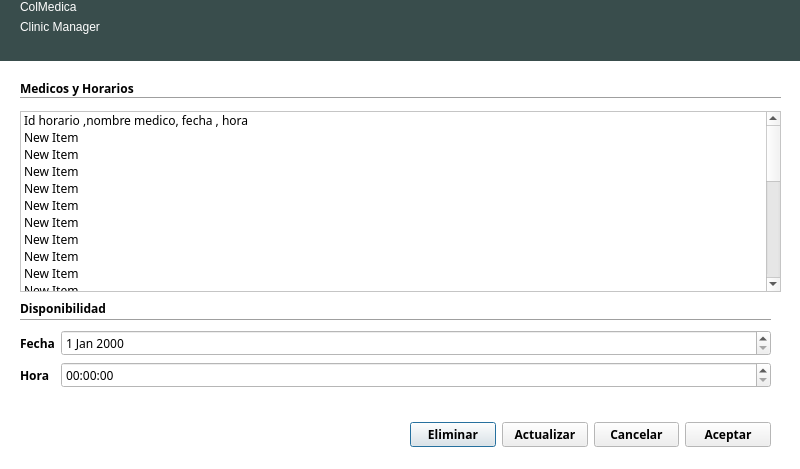
<?xml version="1.0" encoding="UTF-8"?>
<ui version="4.0">
 <class>Dialog</class>
 <widget class="QDialog" name="Dialog">
  <property name="geometry">
   <rect>
    <x>0</x>
    <y>0</y>
    <width>800</width>
    <height>469</height>
   </rect>
  </property>
  <property name="palette">
   <palette>
    <active>
     <colorrole role="Base">
      <brush brushstyle="SolidPattern">
       <color alpha="255">
        <red>255</red>
        <green>255</green>
        <blue>255</blue>
       </color>
      </brush>
     </colorrole>
     <colorrole role="Window">
      <brush brushstyle="SolidPattern">
       <color alpha="255">
        <red>255</red>
        <green>255</green>
        <blue>255</blue>
       </color>
      </brush>
     </colorrole>
    </active>
    <inactive>
     <colorrole role="Base">
      <brush brushstyle="SolidPattern">
       <color alpha="255">
        <red>255</red>
        <green>255</green>
        <blue>255</blue>
       </color>
      </brush>
     </colorrole>
     <colorrole role="Window">
      <brush brushstyle="SolidPattern">
       <color alpha="255">
        <red>255</red>
        <green>255</green>
        <blue>255</blue>
       </color>
      </brush>
     </colorrole>
    </inactive>
    <disabled>
     <colorrole role="Base">
      <brush brushstyle="SolidPattern">
       <color alpha="255">
        <red>255</red>
        <green>255</green>
        <blue>255</blue>
       </color>
      </brush>
     </colorrole>
     <colorrole role="Window">
      <brush brushstyle="SolidPattern">
       <color alpha="255">
        <red>255</red>
        <green>255</green>
        <blue>255</blue>
       </color>
      </brush>
     </colorrole>
    </disabled>
   </palette>
  </property>
  <property name="windowTitle">
   <string>Modificar cita</string>
  </property>
  <property name="autoFillBackground">
   <bool>true</bool>
  </property>
  <widget class="QWidget" name="widget" native="true">
   <property name="geometry">
    <rect>
     <x>10</x>
     <y>70</y>
     <width>781</width>
     <height>391</height>
    </rect>
   </property>
   <property name="font">
    <font>
     <family>Ubuntu Condensed</family>
     <weight>75</weight>
     <bold>true</bold>
    </font>
   </property>
   <property name="autoFillBackground">
    <bool>true</bool>
   </property>
   <widget class="Line" name="line_2">
    <property name="geometry">
     <rect>
      <x>10</x>
      <y>240</y>
      <width>751</width>
      <height>20</height>
     </rect>
    </property>
    <property name="orientation">
     <enum>Qt::Horizontal</enum>
    </property>
   </widget>
   <widget class="QWidget" name="layoutWidget">
    <property name="geometry">
     <rect>
      <x>10</x>
      <y>260</y>
      <width>751</width>
      <height>62</height>
     </rect>
    </property>
    <layout class="QFormLayout" name="formLayout_2">
     <item row="0" column="0">
      <widget class="QLabel" name="label_4">
       <property name="text">
        <string>Fecha</string>
       </property>
      </widget>
     </item>
     <item row="0" column="1">
      <widget class="QDateEdit" name="dateEdit">
       <property name="font">
        <font>
         <weight>50</weight>
         <bold>false</bold>
        </font>
       </property>
      </widget>
     </item>
     <item row="1" column="0">
      <widget class="QLabel" name="label_5">
       <property name="text">
        <string>Hora</string>
       </property>
      </widget>
     </item>
     <item row="1" column="1">
      <widget class="QTimeEdit" name="timeEdit">
       <property name="font">
        <font>
         <weight>50</weight>
         <bold>false</bold>
        </font>
       </property>
      </widget>
     </item>
    </layout>
   </widget>
   <widget class="QLabel" name="label">
    <property name="geometry">
     <rect>
      <x>10</x>
      <y>10</y>
      <width>131</width>
      <height>16</height>
     </rect>
    </property>
    <property name="text">
     <string>Medicos y Horarios</string>
    </property>
   </widget>
   <widget class="Line" name="line">
    <property name="geometry">
     <rect>
      <x>10</x>
      <y>20</y>
      <width>761</width>
      <height>16</height>
     </rect>
    </property>
    <property name="orientation">
     <enum>Qt::Horizontal</enum>
    </property>
   </widget>
   <widget class="QListWidget" name="listWidget">
    <property name="geometry">
     <rect>
      <x>10</x>
      <y>41</y>
      <width>761</width>
      <height>181</height>
     </rect>
    </property>
    <property name="font">
     <font>
      <weight>50</weight>
      <bold>false</bold>
     </font>
    </property>
    <item>
     <property name="text">
      <string>Id horario ,nombre medico, fecha , hora </string>
     </property>
    </item>
    <item>
     <property name="text">
      <string>New Item</string>
     </property>
    </item>
    <item>
     <property name="text">
      <string>New Item</string>
     </property>
    </item>
    <item>
     <property name="text">
      <string>New Item</string>
     </property>
    </item>
    <item>
     <property name="text">
      <string>New Item</string>
     </property>
    </item>
    <item>
     <property name="text">
      <string>New Item</string>
     </property>
    </item>
    <item>
     <property name="text">
      <string>New Item</string>
     </property>
    </item>
    <item>
     <property name="text">
      <string>New Item</string>
     </property>
    </item>
    <item>
     <property name="text">
      <string>New Item</string>
     </property>
    </item>
    <item>
     <property name="text">
      <string>New Item</string>
     </property>
    </item>
    <item>
     <property name="text">
      <string>New Item</string>
     </property>
    </item>
    <item>
     <property name="text">
      <string>New Item</string>
     </property>
    </item>
    <item>
     <property name="text">
      <string>New Item</string>
     </property>
    </item>
    <item>
     <property name="text">
      <string>New Item</string>
     </property>
    </item>
    <item>
     <property name="text">
      <string>New Item</string>
     </property>
    </item>
    <item>
     <property name="text">
      <string>New Item</string>
     </property>
    </item>
    <item>
     <property name="text">
      <string>New Item</string>
     </property>
    </item>
    <item>
     <property name="text">
      <string>New Item</string>
     </property>
    </item>
    <item>
     <property name="text">
      <string>New Item</string>
     </property>
    </item>
    <item>
     <property name="text">
      <string>New Item</string>
     </property>
    </item>
    <item>
     <property name="text">
      <string>New Item</string>
     </property>
    </item>
    <item>
     <property name="text">
      <string>New Item</string>
     </property>
    </item>
    <item>
     <property name="text">
      <string>New Item</string>
     </property>
    </item>
    <item>
     <property name="text">
      <string>New Item</string>
     </property>
    </item>
    <item>
     <property name="text">
      <string>New Item</string>
     </property>
    </item>
    <item>
     <property name="text">
      <string>New Item</string>
     </property>
    </item>
    <item>
     <property name="text">
      <string>New Item</string>
     </property>
    </item>
   </widget>
   <widget class="QLabel" name="label_6">
    <property name="geometry">
     <rect>
      <x>10</x>
      <y>230</y>
      <width>101</width>
      <height>16</height>
     </rect>
    </property>
    <property name="text">
     <string>Disponibilidad</string>
    </property>
   </widget>
   <widget class="QWidget" name="">
    <property name="geometry">
     <rect>
      <x>400</x>
      <y>350</y>
      <width>361</width>
      <height>29</height>
     </rect>
    </property>
    <layout class="QGridLayout" name="gridLayout">
     <item row="0" column="0">
      <widget class="QPushButton" name="pushButton_3">
       <property name="text">
        <string>Eliminar</string>
       </property>
      </widget>
     </item>
     <item row="0" column="1">
      <widget class="QPushButton" name="pushButton_4">
       <property name="text">
        <string>Actualizar</string>
       </property>
      </widget>
     </item>
     <item row="0" column="2">
      <widget class="QPushButton" name="pushButton">
       <property name="text">
        <string>Cancelar</string>
       </property>
      </widget>
     </item>
     <item row="0" column="3">
      <widget class="QPushButton" name="pushButton_2">
       <property name="text">
        <string>Aceptar</string>
       </property>
      </widget>
     </item>
    </layout>
   </widget>
   <zorder>layoutWidget_2</zorder>
   <zorder>line_2</zorder>
   <zorder>layoutWidget</zorder>
   <zorder>layoutWidget</zorder>
   <zorder>label</zorder>
   <zorder>line</zorder>
   <zorder>listWidget</zorder>
   <zorder>label_6</zorder>
   <zorder>layoutWidget_2</zorder>
   <zorder>line_2</zorder>
   <zorder>layoutWidget</zorder>
   <zorder>layoutWidget</zorder>
   <zorder>label</zorder>
   <zorder>line</zorder>
   <zorder>listWidget</zorder>
   <zorder>label_6</zorder>
  </widget>
  <widget class="QWidget" name="widget_2" native="true">
   <property name="geometry">
    <rect>
     <x>0</x>
     <y>0</y>
     <width>801</width>
     <height>61</height>
    </rect>
   </property>
   <property name="palette">
    <palette>
     <active>
      <colorrole role="WindowText">
       <brush brushstyle="SolidPattern">
        <color alpha="255">
         <red>255</red>
         <green>255</green>
         <blue>255</blue>
        </color>
       </brush>
      </colorrole>
      <colorrole role="Base">
       <brush brushstyle="SolidPattern">
        <color alpha="255">
         <red>255</red>
         <green>255</green>
         <blue>255</blue>
        </color>
       </brush>
      </colorrole>
      <colorrole role="Window">
       <brush brushstyle="SolidPattern">
        <color alpha="255">
         <red>57</red>
         <green>77</green>
         <blue>76</blue>
        </color>
       </brush>
      </colorrole>
     </active>
     <inactive>
      <colorrole role="WindowText">
       <brush brushstyle="SolidPattern">
        <color alpha="255">
         <red>255</red>
         <green>255</green>
         <blue>255</blue>
        </color>
       </brush>
      </colorrole>
      <colorrole role="Base">
       <brush brushstyle="SolidPattern">
        <color alpha="255">
         <red>255</red>
         <green>255</green>
         <blue>255</blue>
        </color>
       </brush>
      </colorrole>
      <colorrole role="Window">
       <brush brushstyle="SolidPattern">
        <color alpha="255">
         <red>57</red>
         <green>77</green>
         <blue>76</blue>
        </color>
       </brush>
      </colorrole>
     </inactive>
     <disabled>
      <colorrole role="WindowText">
       <brush brushstyle="SolidPattern">
        <color alpha="255">
         <red>159</red>
         <green>158</green>
         <blue>158</blue>
        </color>
       </brush>
      </colorrole>
      <colorrole role="Base">
       <brush brushstyle="SolidPattern">
        <color alpha="255">
         <red>57</red>
         <green>77</green>
         <blue>76</blue>
        </color>
       </brush>
      </colorrole>
      <colorrole role="Window">
       <brush brushstyle="SolidPattern">
        <color alpha="255">
         <red>57</red>
         <green>77</green>
         <blue>76</blue>
        </color>
       </brush>
      </colorrole>
     </disabled>
    </palette>
   </property>
   <property name="autoFillBackground">
    <bool>true</bool>
   </property>
   <widget class="QWidget" name="layoutWidget_4">
    <property name="geometry">
     <rect>
      <x>20</x>
      <y>0</y>
      <width>162</width>
      <height>61</height>
     </rect>
    </property>
    <layout class="QFormLayout" name="formLayout_5">
     <item row="0" column="0">
      <widget class="QLabel" name="label_9">
       <property name="styleSheet">
        <string notr="true">font: 30pt &quot;Ubuntu Condensed&quot;;
color: rgb(255, 255, 255);</string>
       </property>
       <property name="text">
        <string>ColMedica</string>
       </property>
      </widget>
     </item>
     <item row="1" column="0">
      <widget class="QLabel" name="label_10">
       <property name="text">
        <string>Clinic Manager</string>
       </property>
      </widget>
     </item>
    </layout>
   </widget>
  </widget>
 </widget>
 <resources/>
 <connections/>
</ui>
